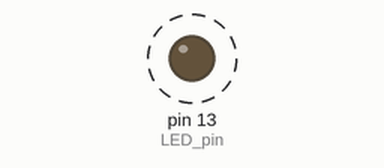
A sketch run on a simulated Arduino Uno, built with avr-gcc and run on an emulated ATmega328P. Parts: output pins drawn as LEDs (lit = HIGH). Dashed ring = blinking. What the sketch prints to the serial monitor is not drawn.

Above: at 0.4 s.
Timing chart, 0 to 4.6 s (numbered marks = the images above):
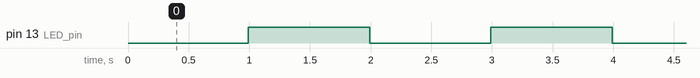

Measured:
- by itself, pin 13 (LED_pin): alternates HIGH for 1.0 s and LOW for 1.0 s

The sketch:

Timer2_Timed_Interrupts.ino
```cpp
/* Based on:
 *  https://microcontrollerslab.com/arduino-timer-interrupts-tutorial/
 */

#include <avr/io.h>
#include <avr/interrupt.h>

const int LED_pin = 13;
volatile int count = 1;

void flash()
{
  static boolean output = HIGH;
  digitalWrite(LED_pin, output);
  /* toggle output */
  output = !output;
}

ISR(TIMER2_COMPA_vect)
{
  count++;
  if( count == 249 ) {
    count = 0;
    flash();
  }
}

void setup()
{
  Serial.begin( 115200 );
  pinMode(LED_pin, OUTPUT);
  digitalWrite(LED_pin, LOW);

  /* disable interrupts */
  cli();

  /* TIMER 2 main registers
   *  - TCCR2A is responsible for PWM
   *  - TCCR2B is used to set the prescalar value
   */
  TCCR2A = 0;
  TCCR2B = 0;

  /* Clear Timer on Compare Match (CTC) Mode -> WGM12 = 1
   * Prescalar = 256 -> CS12
   * == Speed of Timer1 = 16MHz/256 = 62500 kHz
   */
  TCCR2A = (1 << WGM21);
  TCCR2B = (1<<CS22) | (1<<CS21);

  /* output compare registers OCR1A -> Value
   * 250*250=62500 => 1s timed interrupt
   */
  OCR2A = 250;

  /* TIMSK1 – Timer/Counter1 Interrupt Mask Register
   *   Bit 1 – OCIE1A: Timer/Counter1, Output Compare A Match Interrupt Enable
   */
  TIMSK2 = (1 << OCIE2A);

  /* enable interrupts */
  sei();

  Serial.println("TIMER2 Setup Finished.");
}

void loop()
{
  Serial.println(count); // do anything
  delay(200);
}
```
